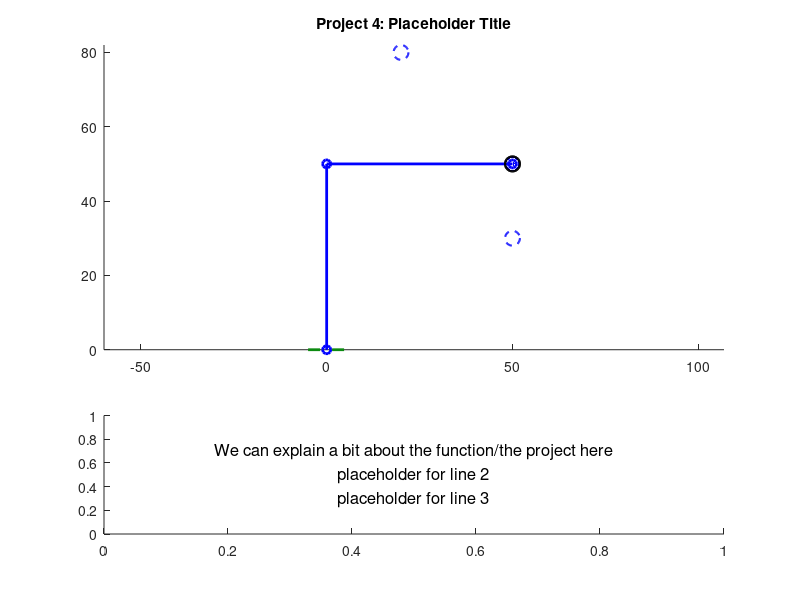

Reproduce this figure in MATLAB. (Note: this script raises an error after producing the figure.)
function [] = mechanism_Beard_Hall(initX, initY, finalX, finalY, speed)
%% Function Description
%{
This function mechanism_Beard_Hall takes inputs ______ and animates a
hydraulic robotic claw arm that can move an object.


initX, initY: the initial x and y positions for the object to be moved
finalX, finalY: the position the object should be moved to.
speed: the animation speed, rads/s of ___(whatever we consider the base link)____
%}


close all %closes any windows that are open still

%mechanism_Beard_Hall(beta1, beta2, beta3, beta4, speed, L, R0)

% TODO remove before submission but these are placeholders so we can easily
% test
if nargin < 4
        initX = 20;
        initY = 80;
        finalX = 50;
        finalY = 30;
        speed = 2;
    end

%TODO 
%{ 
TODO: add a paragraph explaining how to use the program, a 2 explaining 
how to use the program, along with any relevant background, such as how you
decided on any constant parameters (e.g. "we measured the link lengths from
this bench press on campus; see attached photo"). You may want some parameters
(e.g. some link lengths) to be input by the user, but you could provide default 
values. You get to decide.

Grades based off of:
- originality
- technical difficulty
- execution
- clarity of animation and how to use it
- good documentation

=======

%}

%{
This is an open-ended design project that builds on the expertise you 
gained in the first two projects. The goal is to use Matlab to animate a 
compound mechanism, meaning a mechanism containing at least 2 closed kinematic chains. 
Simple examples include exercise mechanisms (squat press, bench press, shoulder press, elliptical trainer) such as those found in the outdoor fitness park behind the Olympic Oval. Each of these compound mechanisms has a mobility of one. Another example would be the front end loader mechanism on page 25 of the Lecture 1 slides, which has a mobility of 2. 

You can decide which inputs the user can specify and how they should specify these. 
For example, for the front end loader, the user could specify the starting 
bucket position and bucket angle and the final bucket position and angle, and the code could smoothly animate the mechanism's motion from the start to the finish and back, as well as plotting the displacement of the two control pistons versus time.

The header comment of the m-file should contain a paragraph or 2 explaining 
how to use the program, along with any relevant background, such as how you decided on any constant parameters (e.g. "we measured the link lengths from this bench press on campus; see attached photo"). You may want some parameters (e.g. some link lengths) to be input by the user, but you could provide default values. You get to decide.

The project grade will be based on originality, 
technical difficulty, execution, clarity 
(of the animation and its operation), and documentation. 
You will demonstrate and explain your project to the TA or instructor at a tutorial.

List of Topics and Sub-Modules for Project 4

%}

%=============================================================================
%% inputs and constraints

    % initX and initY, coordinates for the object to be moved from

    % finalX and finalY, coordinates for the object to be moved to

    % All coordinate inputs must fall within a semicircle with a radius of the arm's
    % maximum length, ie sum of hardcoded lengths for link 1 and link 2, and
    % both y coordinate inputs must be positive (might be a good idea to
    % have an offset equal to half the height of the movable object for
    % simple math)

%% plot elements:

    %{
    variable legend: 
    
    Given inputs: 
    initX, initY:   the initial x and y positions for the object to be moved
    finalX, finalY: the position the object should be moved to.
    speed:          the animation speed, rads/s of ___(whatever we consider the base link)____
    
        

    Defined within function:

    SCALAR  link1:  fixed length of link 1
    SCALAR  link2:  fixed length of link 2
    
    SCALAR  x0, y0: (fixed origin of link 1)
    

    ARRAY: x1, y1 (end of link 1, changing) 

    %}

% ground, both for the mechanism and maybe the lower limit of where the
% object can be moved to

% link 1, attached to ground

% link 2, attached to end of link 1, other end will be the bucket/claw/etc

% crank 1, input for link 1 angular position, slides along link 1 and is
% fixed to ground

% crank 2, input for link 2 angular position, slides along link 2 and is
% fixed to link 1

% movable object

% grabbing mechanism

% maybe some visual indicators of the initial and final positions (we could have pale dotted objects represent these positions and have the object itself in a brighter solid line colour)

%initialize fixed parameters
link1 = 50;
pst1Link1 = link1*0.25; %point where piston 1 attaches to link 1 mesaured from ground
pst1Grnd = link1*0.1; %point where piston 1 attaches to ground measured as distance from arm base/origin
link2 = 50;
pst2Link2 = link2*0.25; %point where piston 2 attaches to link 2 measured along link 2 from elbow
pst2Link1 = link1*0.1; %point where piston 2 attaches to link 1 measured along link 1 from elbow
%% PST2LINK1 WILL NEED TO BE SUBTRACTED FROM LINK 1 TO GET RIGHT LENGTH FOR THE PLOT

maxReach = link1 + link2; %This length, as a diagonal, will be used to establish a square of acceptable coordinates?

%% Arrays, hard coded default position assumes link 1 points straight up and link 2 is at -pi/4 radians from + x axis
%% for the following 2 arrays, first index is the piston or link number, and the second index is the specific position
%% 1 = default position, 2 = initial position of object, 3 = final position
%% Angles needed for calculating piston lengths
linkAng = [pi/2, 0, 0; -pi/4, 0, 0];
%% Pistion lengths associated with default, initial, and final positions
pstKeyFrames = [sqrt(pst1Grnd^2+pst1Link1^2-2*pst1Grnd*pst1Link1*cos(linkAng(1,1))),0,0; sqrt(pst2Link1^2+pst2Link2^2-2*pst2Link1*pst2Link2*cos(linkAng(2,1))),0,0];

%% Arrays to be filled with frame specific angle or length data based on 
%% interpolation between values contained in the arrays above
linkPlotAng = zeros(2,0); %link angles
pstPlotLgth = zeros(2,0); %piston lengths
pstPlotAng = zeros(2,0); %piston angles

%% position states and motion

%the origin (fixed side of link 1)
x0 = 0;
y0 = 0;

%link 1 initial coordinates
x1(1) = x0; %TODO PLACEHOLDERS change to depend on angle
y1(1) = y0 + link1;

%link 2 coordinates
x2(1) = x1 + link2; %TODO PLACEHOLDERS change to depend on angle
y2(1) = y1;

% initial, moving free end of link 2 from default position to init
% coordinates specified by user

% final, moving links 1 and 2 such that the arm moves smoothly between init
% and final coordinates in a way that is physically possible

% return to default position, go from final position back to default
% position

%% Calculating initial and final position data (CURRENTLY FOR 1ST QUADRANT ONLY)
%% initial position
    %Convert init coordinates to a position vector
    iPosLgth = hypot(initX, initY);
    iPosAng = atan2(initX, initY);
    %Calculate link angles from triangle made with init position vector
    linkAng(1,2) = acos((link1^2 + iPosLgth^2 - link2^2)/(2*link1*iPosLgth)) + iPosAng;
    linkAng(2,2) = acos((link1^2 + link2^2 - iPosLgth^2)/(2*link1*link2));
    %Calculate piston lengths
    pstKeyFrames(1,2) = sqrt(pst1Grnd^2+pst1Link1^2-2*pst1Grnd*pst1Link1*cos(linkAng(1,2)));
    pstKeyFrames(2,2) = sqrt(pst2Link1^2+pst2Link2^2-2*pst2Link1*pst2Link2*cos(linkAng(2,2)));
    
    %superfluous but keeping around just in case
    %{
    %Get the angle of link 2 relative to the positive x axis for plotting
    lnk2PltAng(2) = (link1Ang(2) - 180) + link2Ang(2);
    %Calculate piston angles for plotting
    pst1PltAng(2) = asin((pst1Link1*sin(link1Ang(2)))/pst1KeyFrames(2));
    pst2PltAng(2) = (link1Ang(2) - asin((pst2Link2*sin(link2Ang(2)))/pst2KeyFrames(2))); %relative to positive x axis
    %}
    
%% final position
    %Convert init coordinates to a position vector
    fPosLgth = hypot(finalX, finalY);
    fPosAng = atan2(finalX, finalY);
    %Calculate link angles from triangle made with init position vector
    linkAng(1,3) = acos((link1^2 + fPosLgth^2 - link2^2)/(2*link1*fPosLgth)) + fPosAng;
    linkAng(2,3) = acos((link1^2 + link2^2 - fPosLgth^2)/(2*link1*link2));
    %Calculate piston lengths
    pstKeyFrames(1,3) = sqrt(pst1Grnd^2+pst1Link1^2-2*pst1Grnd*pst1Link1*cos(linkAng(1,3)));
    pstKeyFrames(2,3) = sqrt(pst2Link1^2+pst2Link2^2-2*pst2Link1*pst2Link2*cos(linkAng(2,3)));
    
    %superfluous but want to keep around just in case
    %{
    %Get the angle of link 2 relative to the positive x axis for plotting
    link2PltAng(3) = (link1Ang(3) - 180) + link2Ang(3);
    %Calculate piston angles for plotting
    pst1PltAng(3) = asin((pst1Link1*sin(link1Ang(3)))/pst1KeyFrames(3));
    pst2PltAng(3) = (link1Ang(3) - asin((pst2Link2*sin(link2Ang(3)))/pst2KeyFrames(2))); %relative to positive x axis
    %}
  
%% Interpolating between piston length keyframes
    %placeholder step size for piston length change
    stepSize = 0.1;

    %% defualt to initial

    %initialize the first frame for this motion
    pstPlotLgth(1,1) = pstKeyFrames(1,1);
    pstPlotLgth(2,1) = pstKeyFrames(2,1);

    %Calculate total required frames based on which piston needs more steps
    %to get into the new position
    diTotal = ceil(max(abs((pstKeyFrames(1,2) - pstKeyFrames(1,1))/stepSize), abs((pstKeyFrames(2,2) - pstKeyFrames(2,1))/stepSize)));
  
    %once for each piston
    for i = 1:2 
        %for tracking when pistons are done moving to the new position
        pstDone = false;
        %for determining whether to increase or decrease a piston
        if pstKeyFrames(i,1) < pstKeyFrames(i,2) %Increase the value if initial is greater than default position
            sign = 1;
        elseif pstKeyFrames(i,1) > pstKeyFrames(i,2) %decrease the value if initial is less than default position
            sign = -1;
        end
        %for each frame in the current motion
        for j = 2:diTotal
            %If the current piston isn't in its final position
            if pstDone == false
                %change the position by the step size in the determined
                %direction
                pstPlotLgth(i,j) = pstPlotLgth(i,(j-1)) + stepSize*sign;
            else
                %set the current frame to the same position as the last
                %frame
                pstPlotLgth(i,j) = pstPlotLgth(i,j-1);
            end
            %if current frame's position is within a step size of the
            %initial position
            if abs(pstPlotLgth(i,j) - pstKeyFrames(i,2)) < stepSize
                %Stop moving this piston during this motion
                pstDone = true;
            end
        end
    end

    %% initial to final
    
    %Calculate total required frames based on which piston needs more steps
    %to get into the new position
    ifTotal = ceil(max(abs((pstKeyFrames(1,3) - pstKeyFrames(1,2))/stepSize), abs((pstKeyFrames(2,3) - pstKeyFrames(2,2))/stepSize)));

    %once for each piston
    for i = 1:2 
        %for tracking when pistons are done moving to the new position
        pstDone = false;
        %for determining whether to increase or decrease a piston
        if pstKeyFrames(i,2) < pstKeyFrames(i,3) %Increase the value if final is greater than initial position
            sign = 1;
        elseif pstKeyFrames(i,2) > pstKeyFrames(i,3) %decrease the value if final is less than initial position
            sign = -1;
        end
        %for each frame in the current motion
        for j = (diTotal + 1):(diTotal + ifTotal)
            %If the current piston isn't in its final position
            if pstDone == false
                %change the position by the step size in the determined
                %direction
                pstPlotLgth(i,j) = pstPlotLgth(i,(j-1)) + stepSize*sign;
            else
                %set the current frame to the same position as the last
                %frame
                pstPlotLgth(i,j) = pstPlotLgth(i,j-1);
            end
            %if current frame's position is within a step size of the
            %initial position
            if abs(pstPlotLgth(i,j) - pstKeyFrames(i,3)) < stepSize
                %Stop moving this piston during this motion
                pstDone = true;
            end
        end
    end

    %% final back to default

    %Calculate total required frames based on which piston needs more steps
    %to get into the new position
    fdTotal = ceil(max(abs((pstKeyFrames(1,1) - pstKeyFrames(1,3))/stepSize), abs((pstKeyFrames(2,1) - pstKeyFrames(2,3))/stepSize)));
 
    %once for each piston
    for i = 1:2 
        %for tracking when pistons are done moving to the new position
        pstDone = false;
        %for determining whether to increase or decrease a piston
        if pstKeyFrames(i,3) < pstKeyFrames(i,1) %Increase the value if default is greater than final position
            sign = 1;
        elseif pstKeyFrames(i,3) > pstKeyFrames(i,1) %decrease the value if default is less than final position
            sign = -1;
        end
        %for each frame in the current motion
        for j = (diTotal + ifTotal + 1):(diTotal + ifTotal + fdTotal)
            %If the current piston isn't in its final position
            if pstDone == false
                %change the position by the step size in the determined
                %direction
                pstPlotLgth(i,j) = pstPlotLgth(i,(j-1)) + stepSize*sign;
            else
                %set the current frame to the same position as the last
                %frame
                pstPlotLgth(i,j) = pstPlotLgth(i,j-1);
            end
            %if current frame's position is within a step size of the
            %initial position
            if abs(pstPlotLgth(i,j) - pstKeyFrames(i,1)) < stepSize
                %Stop moving this piston during this motion
                pstDone = true;
            end
        end
    end
    
    %Calculate angles of all plot elements relative to positive x axis for each
    %frame based on piston lengths
    for i = 1:length(pstPlotLgth)
        pstPlotAng(1,i) = pi - acos((pstPlotLgth(1,i)^2+pst1Grnd^2-pst1Link1^2)/(2*pstPlotLgth(1,i)*pst1Grnd));
        linkPlotAng(1,i) = acos((pst1Link1^2+pst1Grnd^2-pstPlotLgth(1,i)^2)/(2*pst1Link1*pst1Grnd));
        pstPlotAng(2,i) = linkPlotAng(1,i) - acos((pst2Link1^2+pstPlotLgth(2,i)^2-pst2Link2^2)/(2*pst2Link1*pstPlotLgth(2,i)));
        linkPlotAng(2,i) = (linkPlotAng(1,i) - pi) + acos((pst2Link1^2+pst2Link2^2-pstPlotLgth(2,i)^2)/(2*pst2Link1*pst2Link2));
    end

    %% Possible constraints
%{
    1. Position of ends of link 1 and link 2 must always be in the first 2
    quadrants relative to the origin where link 1 attached to the ground
    2. Input angle for crank 1 must be between 0 and pi rads, while crank 2
    can rotate between 0 and 2 pi rads (one-way or both ways)
    3. Links will only move one at a time
%}

%All animation code will need to use variable size loops due to variable
%lengths of motion

%maybe have link 2 extend so possible arm positions create a rectangular
%field rather than a circular one?

%moveable object parameters:
radius = 2; 

%params for current center position of the object TODO placeholder
objX(1) = x2(1);% TODO Change to be the actual current position of the object instead of placeholders
objY(1) = y2(1);%

obj_pos = [objX - radius, objY - radius, 2*radius, 2*radius];





%% Animations
% TODO: move code below this up only when variables are needed further up

%% Creating Figure
% figure('Position', [100, 100, 1200, 600]) %makes the empty figure for the animation
    clf %clears figure if this function is run multiple times in a row
    set(gcf, 'Color', '#D3E2E8'); %makes the background blue


ax1 = subplot(3, 1, [1 2]); %adds the plot, maybe leaving space for a text box at (2 1 2) that can explain ?
hold on %allows everything here to be added to same figure

title('Project 4: Placeholder Title');


axis equal % sets axes to equal

    % Initial frame
    
        %plot object handles
            ground = line([(x0 -5) (x0+5)],[0 0],'linewidth', 2,'color','#0C8A11', 'LineStyle', '--'); %plot object for ground, does not need updating per frame

            links = plot([x0 x1(1) x2(1)],[y0 y1(1) y2(1)],'-o','linewidth',2, 'Color', 'b'); %plot obejct for rocker arm, spans from p0-p3
            
            
            m_object = rectangle('Position', obj_pos,...
                 'Curvature', [1 1], 'FaceColor', 'b', 'EdgeColor', 'k', 'LineWidth', 1.5);
    


            % initial and final object positions: (should not move)
             init_object = rectangle('Position', [initX - radius, initY - radius, 2*radius, 2*radius],...
                 'Curvature', [1 1], 'FaceColor', 'w', 'EdgeColor', 'b', 'LineWidth', 1.5, 'LineStyle', '--');

             final_object = rectangle('Position', [finalX - radius, finalY - radius, 2*radius, 2*radius],...
                 'Curvature', [1 1], 'FaceColor', 'w', 'EdgeColor', 'b', 'LineWidth', 1.5, 'LineStyle', '--');

            
            % moveable object
            m_object = rectangle('Position', obj_pos,...
                 'Curvature', [1 1], 'FaceColor', 'b', 'EdgeColor', 'k', 'LineWidth', 1.5);


    

 ax2 = subplot(3, 1, 3); %text box


        str = {'We can explain a bit about the function/the project here',... ...
            'placeholder for line 2',...
            'placeholder for line 3',...
            };
        
        text(0.5, 0.5, str, ...
            'HorizontalAlignment', 'center', ...
            'VerticalAlignment', 'middle', ...
            'FontSize', 12);
                    
        hold off

                   

%% creating frames for animation 

    fps = 60; %frames per second [frames/second]
    rad_frame = speed / fps; %rads per frame, replaces astep
    theta2 = theta0:rad_frame:(n*2*pi)+theta0; %start:step:end notation, 0-3 full rotations, in steps of size astep      
    timestep = 1/fps; % fps inverted gives seconds per frame
    time = theta2 ./ speed; %ARRAY, (results in a time value in seconds for plotting angles)


%% Frame updates for both plots
     
    for n = 2:length(theta2)
        pause(timestep) %shows previous frame for timestep length
                
        %sets objects to next position
        %set(link4,'XData',[x0 x3(n)],'YData',[y0 y3(n)]);   %error in cases
        
  

    end %update end

end %function end
